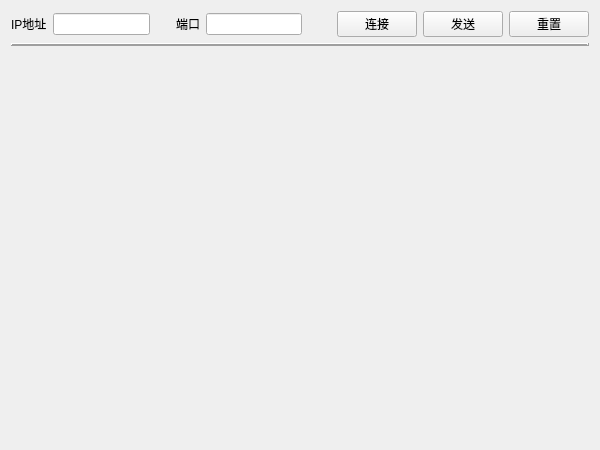
<?xml version="1.0" encoding="UTF-8"?>
<ui version="4.0">
 <class>Widget</class>
 <widget class="QWidget" name="Widget">
  <property name="geometry">
   <rect>
    <x>0</x>
    <y>0</y>
    <width>600</width>
    <height>450</height>
   </rect>
  </property>
  <property name="windowTitle">
   <string>Form</string>
  </property>
  <layout class="QVBoxLayout" name="verticalLayout" stretch="0,0,1">
   <item>
    <layout class="QHBoxLayout" name="horizontalLayout">
     <item>
      <widget class="QLabel" name="ipLabel">
       <property name="text">
        <string>IP地址</string>
       </property>
      </widget>
     </item>
     <item>
      <widget class="QLineEdit" name="ipLineEdit"/>
     </item>
     <item>
      <spacer name="horizontalSpacer">
       <property name="orientation">
        <enum>Qt::Horizontal</enum>
       </property>
       <property name="sizeType">
        <enum>QSizePolicy::Fixed</enum>
       </property>
       <property name="sizeHint" stdset="0">
        <size>
         <width>20</width>
         <height>20</height>
        </size>
       </property>
      </spacer>
     </item>
     <item>
      <widget class="QLabel" name="portLabel">
       <property name="text">
        <string>端口</string>
       </property>
      </widget>
     </item>
     <item>
      <widget class="QLineEdit" name="portLineEdit"/>
     </item>
     <item>
      <spacer name="horizontalSpacer_2">
       <property name="orientation">
        <enum>Qt::Horizontal</enum>
       </property>
       <property name="sizeHint" stdset="0">
        <size>
         <width>40</width>
         <height>20</height>
        </size>
       </property>
      </spacer>
     </item>
     <item>
      <widget class="QPushButton" name="connectButton">
       <property name="text">
        <string>连接</string>
       </property>
      </widget>
     </item>
     <item>
      <widget class="QPushButton" name="sendButton">
       <property name="text">
        <string>发送</string>
       </property>
      </widget>
     </item>
     <item>
      <widget class="QPushButton" name="resetButton">
       <property name="text">
        <string>重置</string>
       </property>
      </widget>
     </item>
    </layout>
   </item>
   <item>
    <widget class="Line" name="line">
     <property name="frameShadow">
      <enum>QFrame::Raised</enum>
     </property>
     <property name="lineWidth">
      <number>2</number>
     </property>
     <property name="orientation">
      <enum>Qt::Horizontal</enum>
     </property>
    </widget>
   </item>
   <item>
    <widget class="QStackedWidget" name="stackedWidget">
     <widget class="QWidget" name="IOPage"/>
     <widget class="QWidget" name="WeightPage"/>
    </widget>
   </item>
  </layout>
 </widget>
 <resources/>
 <connections/>
</ui>
